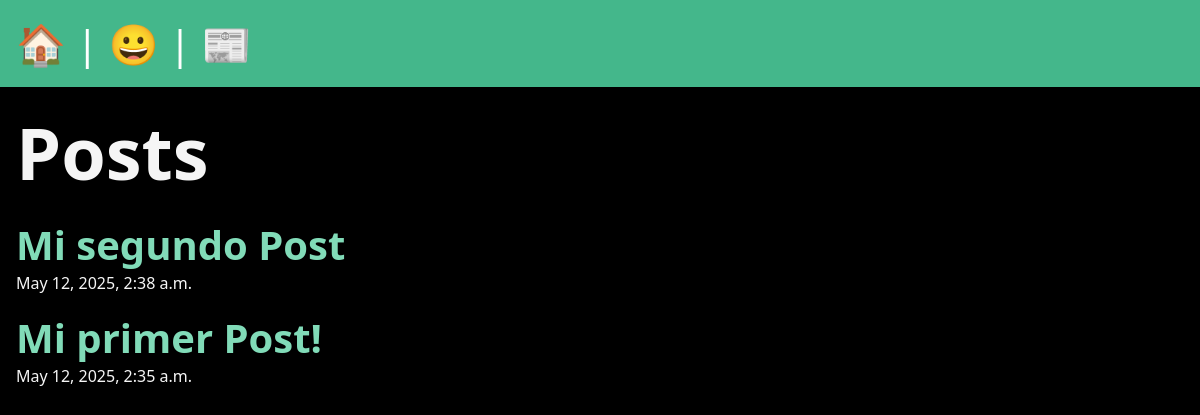
/posts/, run on an earlier commit of the app's database.
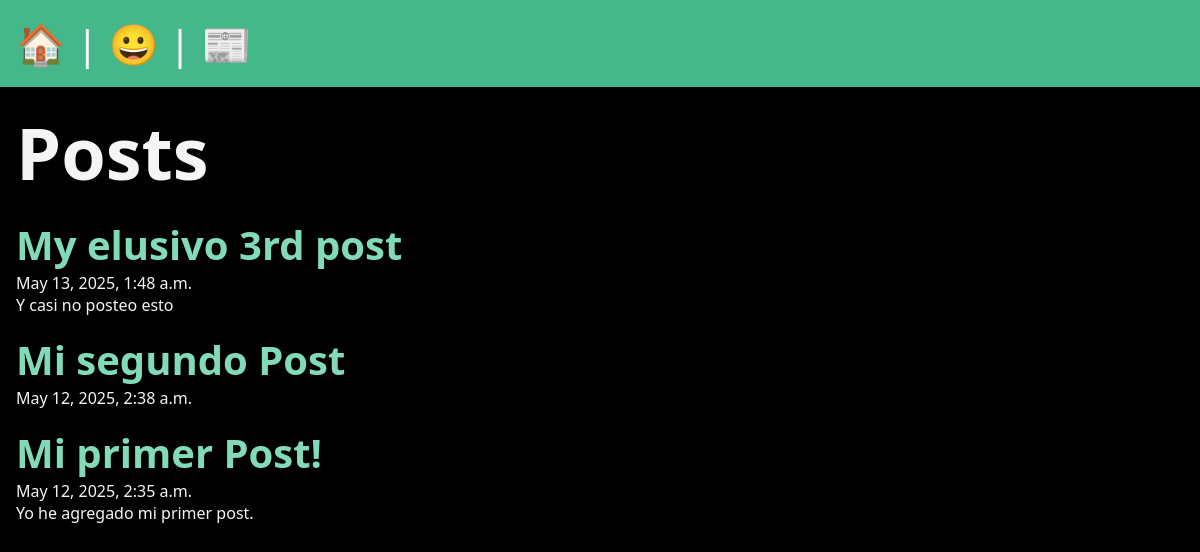
And on a later commit of the database.
### posts/models.py (models this page shows, shortened)
class Post(models.Model):
  title = models.CharField(max_length=75)
  body = models.TextField()
  slug = models.SlugField()
  date = models.DateTimeField(auto_now_add=True)

### posts/views.py (the view)
# urls.py: path('', views.posts_list, name="list"),
def posts_list(request):
  posts = Post.objects.all().order_by('-date')
  return render(request, 'posts/posts_list.html', {'posts': posts})

### posts/templates/posts/posts_list.html
{% extends "layout.html" %} {% block title %} Posts {% endblock %} {% block content%}
<section>
  <h1>Posts</h1>
  {% for post in posts %}
  <article class="post">
    <h2>
      <a href="{% url 'posts:page' slug=post.slug %}"> {{ post.title}}</a>
    </h2>
    <p>{{ post.date}}</p>
    <p>{{ post.body}}</p>
  </article>
  {% endfor %}
</section>
{% endblock %}

### templates/layout.html (shortened to what this page needs)
{% load static %}
<!DOCTYPE html>
<html lang="en">
  <head>
    <link rel="stylesheet" href="{% static 'css/style.css' %}" />
  </head>
  <body>
    <nav>
      <a href="/"> <span role="img" aria-label="Home">🏠</span> </a> |
      <a href="/about"> <span role="img" aria-label="About">😀</span></a> |
      <a href="{% url 'posts:list' %}"><span role="img" aria-label="Posts">📰</span></a>
    </nav>
    <main>{% block content %} {% endblock %}</main>
  </body>
</html>

### static/css/style.css (style rules this page uses)
* { margin: 0; padding: 0; box-sizing: border-box; font-family: system-ui, -apple-system, BlinkMacSystemFont, "Segoe UI", Roboto, Oxygen, Ubuntu, Cantarell, "Open Sans", "Helvetica Neue", sans-serif; }
body { min-height: 100vh; background-color: black; color: whitesmoke; font-size: 3rem; }
nav { padding: 1rem; background-color: #44b78b; color: white; font-size: 2.5rem; }
main { padding: 1rem; }
section { display: flex; flex-flow: column; gap: 1rem; }
h2 { font-size: 2.5rem; }
p { font-size: 1rem; }
a { text-decoration: none; color: #81dbb8; }

What changed in the data, as far as the page shows it:
added Post: title "My elusivo 3rd post", date "May 13, 2025, 1:48 a.m.", body "Y casi no posteo esto"
changed Post "Mi primer Post!": body (not shown) → "Yo he agregado mi primer post."
